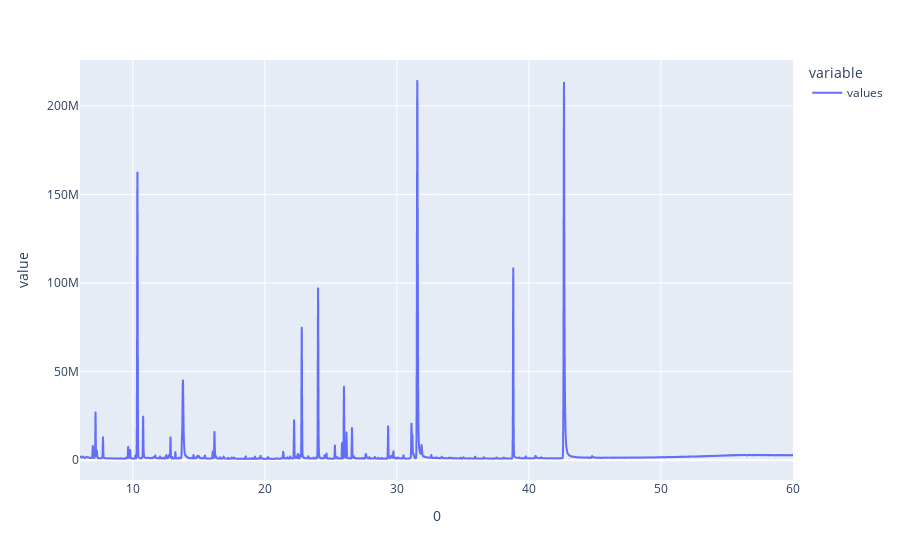

Here is the notebook cell this chart was saved with:
### Markdown cell above
## Lecture d'un fichier csv et affichage des données
On utilise pandas pour lire directement le fichier csv et mettre les données dans un objet du type DataFrame.<br>
Les 5 premières lignes ne sont pas prises en compte car elles correspondent aux métadonnées de l'analyse. <br>
Le parser détecte trois colonnes car les lignes finissent par une virgule, il faut donc supprimer la troisième colonne, qui est vide, du DataFrame.

Voici un affichage des données brutes :

### Code cell
df = tools.readCSV(PATH)
df.plot()

### Figure 1 — Plotly figure (JSON) as saved in the notebook; plotly's stock layout.template omitted (floating-point values rounded to 4 significant figures; data arrays with more than 128 entries replaced by an {"elided": "..."} marker saying what was removed)
{"data": [{"hovertemplate": "variable=values<br>0=%{x}<br>value=%{y}<extra></extra>", "legendgroup": "values", "line": {"color": "#636efa", "dash": "solid"}, "mode": "lines", "name": "values", "showlegend": true, "type": "scattergl", "x": {"elided": "9148 float values"}, "xaxis": "x", "y": {"elided": "9148 float values"}, "yaxis": "y"}], "layout": {"legend": {"title": {"text": "variable"}, "tracegroupgap": 0}, "margin": {"t": 60}, "xaxis": {"anchor": "y", "domain": [0, 1], "title": {"text": "0"}}, "yaxis": {"anchor": "x", "domain": [0, 1], "title": {"text": "value"}}}}
